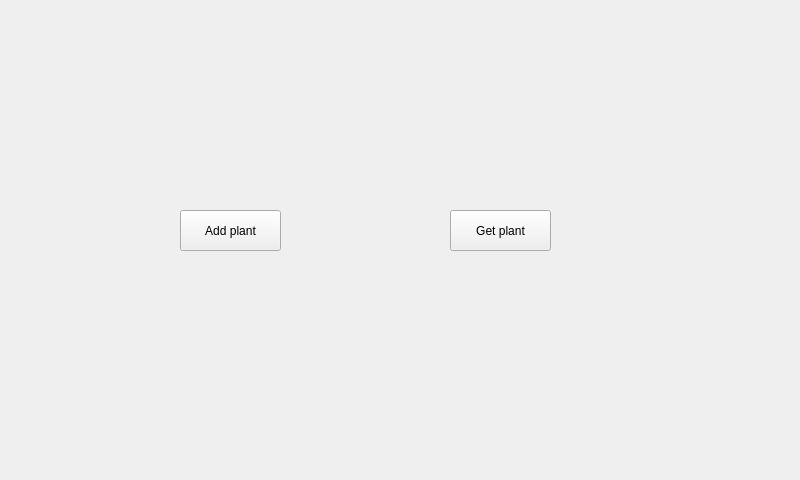
<?xml version="1.0" encoding="UTF-8"?>
<ui version="4.0">
 <class>MainWindow</class>
 <widget class="QMainWindow" name="MainWindow">
  <property name="geometry">
   <rect>
    <x>0</x>
    <y>0</y>
    <width>800</width>
    <height>480</height>
   </rect>
  </property>
  <property name="windowTitle">
   <string>MainWindow</string>
  </property>
  <widget class="QWidget" name="centralWidget">
   <widget class="QPushButton" name="addPlantBtn">
    <property name="geometry">
     <rect>
      <x>180</x>
      <y>210</y>
      <width>101</width>
      <height>41</height>
     </rect>
    </property>
    <property name="text">
     <string>Add plant</string>
    </property>
   </widget>
   <widget class="QPushButton" name="getPlantBtn">
    <property name="geometry">
     <rect>
      <x>450</x>
      <y>210</y>
      <width>101</width>
      <height>41</height>
     </rect>
    </property>
    <property name="text">
     <string>Get plant</string>
    </property>
   </widget>
  </widget>
 </widget>
 <layoutdefault spacing="6" margin="11"/>
 <resources/>
 <connections/>
</ui>
